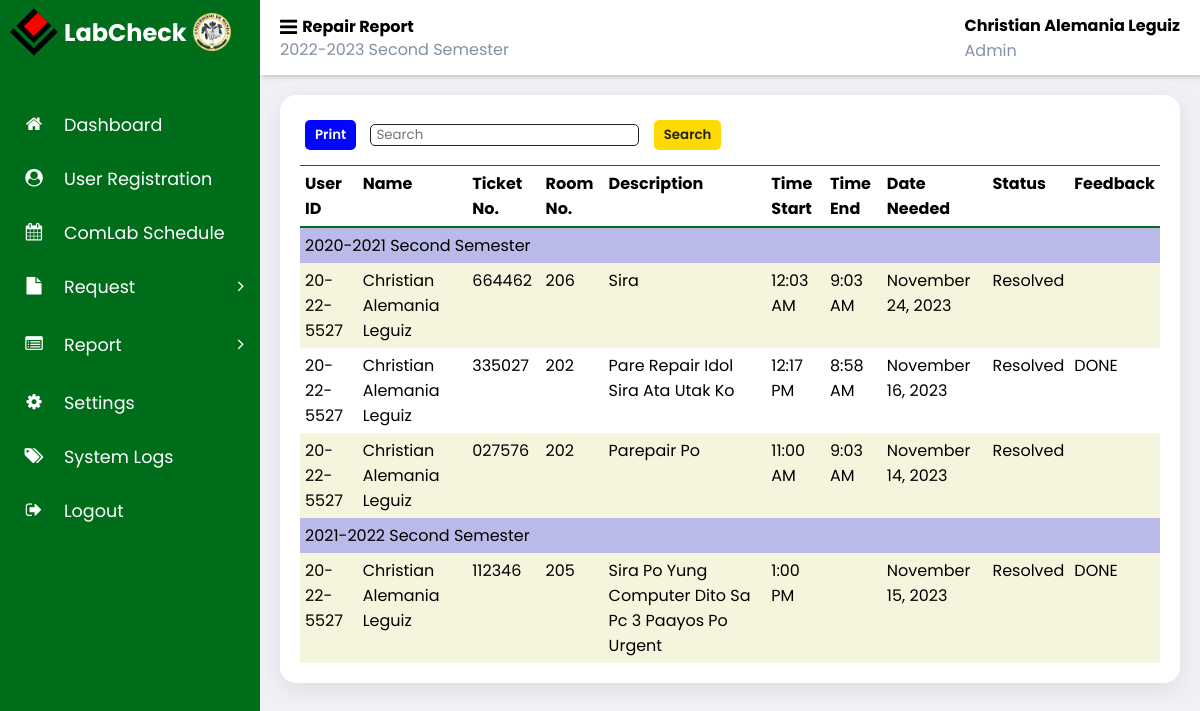
Before: /admin_labcheck/terminal_repair_report.php (signed in) with the older database file.
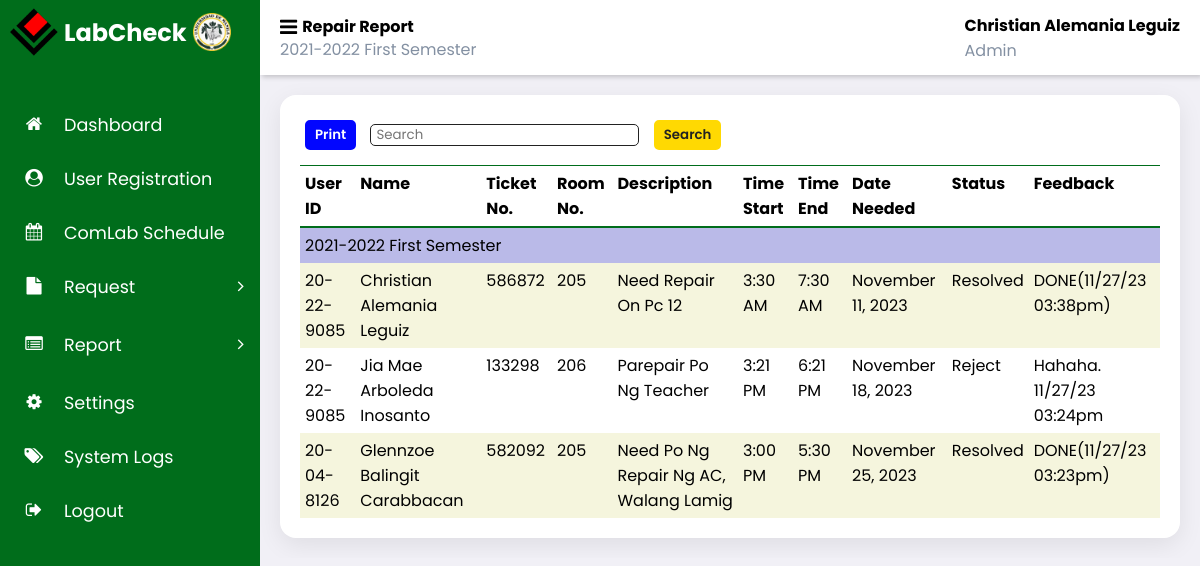
After: the same page with the newer database file.
### tables this page shows
CREATE TABLE `request` (
  `request_id` int(11) NOT NULL,
  `ticket_no` varchar(6) NOT NULL,
  `user_id` varchar(20) NOT NULL,
  `name` varchar(50) NOT NULL,
  `description` varchar(250) NOT NULL,
  `time` time NOT NULL,
  `time_end` time DEFAULT NULL,
  `date` date NOT NULL,
  `room_id` int(11) NOT NULL,
  `request_type` enum('comlab usage','repair','equipment') NOT NULL,
  `status` enum('pending','approve','reject','resolved') NOT NULL DEFAULT 'pending',
  `feedback` varchar(250) DEFAULT NULL,
  `school_year` varchar(20) NOT NULL,
  `semester` varchar(20) NOT NULL,
  `notify` tinyint(1) NOT NULL DEFAULT 0
);

### admin_labcheck/terminal_repair_report.php (the view, shortened to what this page needs)
<?php
    $page = "Repair Report";
    include '../partial/admin_sidebar.php';
    include '../partial/header.php';
    $requestType = "repair";
    $status = "approve";
    $rejectStatus = "reject";
    $resolve = "resolved";
    try {
        require_once "../connection/database.php";
        $sql='SELECT r.request_id, r.user_id, r.ticket_no, r.name, r.description, r.time, r.time_end, r.date, r.room_id, r.status, r.feedback, r.school_year, r.semester
            FROM request r
            JOIN academic_year ay
            ON r.school_year = ay.school_year AND r.semester = ay.semester
            WHERE ay.status = 1
            AND r.request_type = ?
            AND (r.status = ? OR r.status = ? OR r.status = ? )
            ORDER BY r.school_year, r.semester, r.request_id DESC';
        $stmt = $conn->prepare($sql);
        $stmt->bind_param('ssss', $requestType, $status, $rejectStatus, $resolve);
        $stmt->execute();
        $result = $stmt->get_result();
    } catch (Exception $e) {
        die('Database error: ' . $e->getMessage());
    }
?>
<!DOCTYPE html>
<html>
<head>
    <link rel="stylesheet" type="text/css" href="print.css">
</head>
<body>
<main class="terminal-repair">
    <div class="print-search">
        <button id="printButton">Print</button>
        <input type="text" id="searchInput" placeholder="Search">
        <button id="searchButton">Search</button>
    </div>
<div class="main-content">
    <div class="table-container">
        <div class="table-header">
            <table id="reportTable">
                <thead>
                    <tr>
                        <th>User ID</th>
                        <th>Name</th>
                        <th>Ticket No.</th>
                        <th>Room No.</th>
                        <th>Description</th>
                        <th>Time Start</th>
                        <th>Time End</th>
                        <th>Date Needed</th>
                        <th>Status</th>
                        <th>Feedback</th>
                    </tr>
                </thead>
                <tbody>
                    <?php
                    $currentSchoolYear = '';
                    $currentSemester = '';
                    while ($row = $result->fetch_assoc()): ?>
                        <?php
                            $time = strtotime($row['time']);
                            $formattedTime = date("g:i A", $time);
                            $time_end = strtotime($row['time_end']);
                            $formattedTime_End = $time_end !== false ? date("g:i A", $time_end) : ' ';
                            $date = strtotime($row['date']);
                            $formattedDate = date("F j, Y ", $date);
                            $schoolYear = $row['school_year'];
                            $semester = $row['semester'];
                        ?>
                        <?php if ($currentSchoolYear != $schoolYear || $currentSemester != $semester): ?>
                            <tr>
                                <td data-cell="School Year and Semester" colspan="10" class="group-header">
                                        <?php echo $schoolYear. ' ' .$semester; ?>
                                </td>
                            </tr>
                            <?php
                            $currentSchoolYear = $schoolYear;
                            $currentSemester = $semester;
                        endif; ?>
                        <tr>
                            <td data-cell="User Id"><?php echo htmlspecialchars($row['user_id']); ?></td>
                            <td data-cell="Name"><?php echo htmlspecialchars(ucwords($row['name'])); ?></td>
                            <td data-cell="Ticket No"><?php echo htmlspecialchars($row['ticket_no']); ?></td>
                            <td data-cell="Room No"><?php echo htmlspecialchars($row['room_id']); ?></td>
                            <td data-cell="Description"><?php echo htmlspecialchars(ucwords($row['description'])); ?></td>
                            <td data-cell="Time Start"><?php echo $formattedTime; ?></td>
                            <td data-cell="Time End"><?php echo $formattedTime_End; ?></td>
                            <td data-cell="Date Needed"><?php echo $formattedDate; ?></td>
                            <td data-cell="Status"><?php echo htmlspecialchars(ucwords($row['status'])); ?></td>
                            <td data-cell="Feedback"><?php echo htmlspecialchars(ucwords($row['feedback'])); ?></td>
                        </tr>
                    <?php endwhile; ?>
                </tbody>
            </table>
        </div>
    </div>
</main>
</body>
</html>

### partial/header.php (shortened to what this page needs)
<section id="content">
		<nav>
            <div>
				<div class="hamburger-row">
					<span class="fa fa-bars toggle-sidebar"></span>
					<h2 class="hamburger-text">
						<?=$page?>
					</h2>
				</div>
				<div class="acad-year">
				<?= $_SESSION['school_year']?> <?= $_SESSION['semester']?>
				</div>
            </div>
            <div>
				<div class="name-usertype">
					<h4>
						<?=$_SESSION['name']?>
					</h4>
					<small>Admin</small>
				</div>
			</div>
		</nav>

Changed rows visible on the page:
removed request: school_year "2020-2021", semester "Second Semester", user "20-22-5527", name "Christian Alemania Leguiz", ticket_no "664462", room "206", description "Sira", time "12:03 AM", time_end "9:03 AM", date "November 24, 2023", status "Resolved"
removed request: user "20-22-5527", name "Christian Alemania Leguiz", ticket_no "335027", room "202", description "Pare Repair Idol Sira Ata Utak Ko", time "12:17 PM", time_end "8:58 AM", date "November 16, 2023", status "Resolved", feedback "DONE"
removed request: user "20-22-5527", name "Christian Alemania Leguiz", ticket_no "027576", room "202", description "Parepair Po", time "11:00 AM", time_end "9:03 AM", date "November 14, 2023", status "Resolved"
removed request: school_year "2021-2022", semester "Second Semester", user "20-22-5527", name "Christian Alemania Leguiz", ticket_no "112346", room "205", description "Sira Po Yung Computer Dito Sa Pc 3 Paayos Po Urgent", time "1:00 PM", date "November 15, 2023", status "Resolved", feedback "DONE"
added request: school_year "2021-2022", semester "First Semester", user "20-22-9085", name "Christian Alemania Leguiz", ticket_no "586872", room "205", description "Need Repair On Pc 12", time "3:30 AM", time_end "7:30 AM", date "November 11, 2023", status "Resolved", feedback "DONE(11/27/23 03:38pm)"
added request: user "20-22-9085", name "Jia Mae Arboleda Inosanto", ticket_no "133298", room "206", description "Parepair Po Ng Teacher", time "3:21 PM", time_end "6:21 PM", date "November 18, 2023", status "Reject", feedback "Hahaha. 11/27/23 03:24pm"
added request: user "20-04-8126", name "Glennzoe Balingit Carabbacan", ticket_no "582092", room "205", description "Need Po Ng Repair Ng AC, Walang Lamig", time "3:00 PM", time_end "5:30 PM", date "November 25, 2023", status "Resolved", feedback "DONE(11/27/23 03:23pm)"
Other visible differences:
$_SESSION['school_year']: "2022-2023" → "2021-2022"
$_SESSION['semester']: "Second Semester" → "First Semester"
